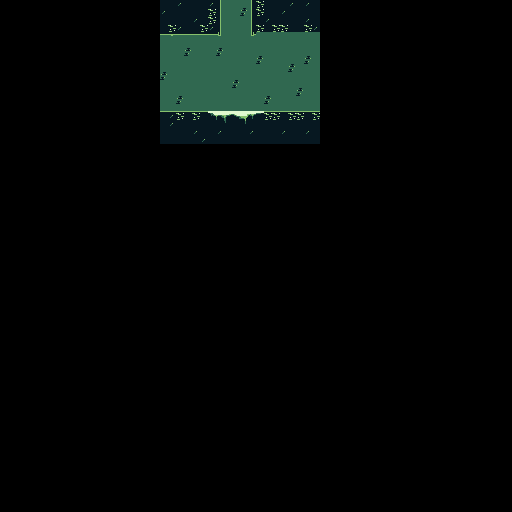

The image is a tile-based game level rendered from a .tmx file. Its description and source (layers, tilesets, objects; grid data summarised) follow:
An orthogonal 64x64 tile map with 8x8 px tiles, 1 tile layer (Tile Layer 1).

<map version="1.10" tiledversion="1.11.2" orientation="orthogonal" renderorder="right-down" width="64" height="64" tilewidth="8" tileheight="8" infinite="0" nextlayerid="2" nextobjectid="1">
 <tileset firstgid="1" source="tunnels-tileset.tsx" />
 <layer id="1" name="Tile Layer 1" width="64" height="64">
  <data>[4096 cells, 360 non-empty, 29 distinct tile ids]</data>
 </layer>
</map>
